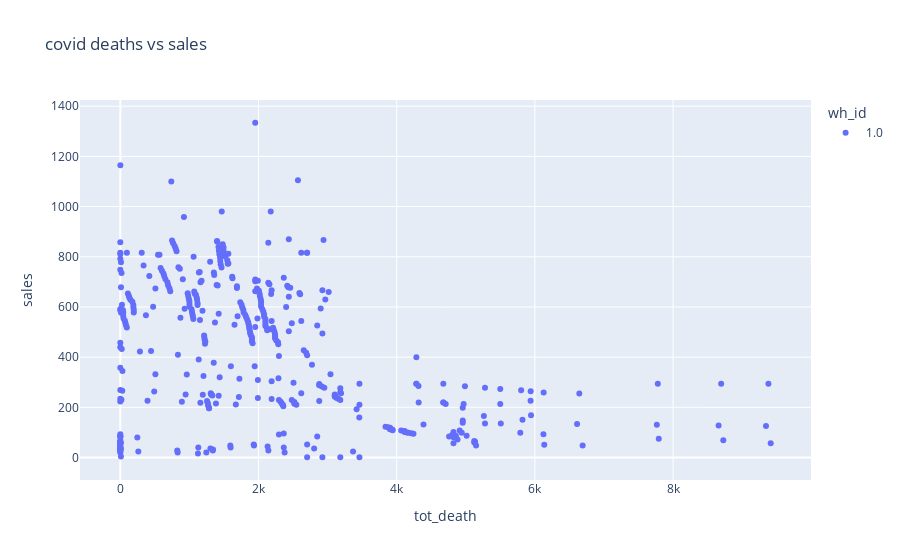

The code cell stored with this chart in its notebook:
### Code cell
px.scatter(cov[cov.wh_id==1], x="tot_death", y="sales",
                 title='covid deaths vs sales',color='wh_id')

### Figure 1 — Plotly figure (JSON) as saved in the notebook; plotly's stock layout.template omitted (floating-point values rounded to 4 significant figures; data arrays with more than 128 entries replaced by an {"elided": "..."} marker saying what was removed)
{"data": [{"hovertemplate": "wh_id=1.0<br>tot_death=%{x}<br>sales=%{y}<extra></extra>", "legendgroup": "1.0", "marker": {"color": "#636efa", "symbol": "circle"}, "mode": "markers", "name": "1.0", "orientation": "v", "showlegend": true, "type": "scatter", "x": {"elided": "420 int values"}, "xaxis": "x", "y": {"elided": "420 int values"}, "yaxis": "y"}], "layout": {"autosize": true, "legend": {"title": {"text": "wh_id"}, "tracegroupgap": 0}, "title": {"text": "covid deaths vs sales"}, "xaxis": {"anchor": "y", "autorange": true, "domain": [0, 1], "range": [-568.0, 9981.0], "title": {"text": "tot_death"}, "type": "linear"}, "yaxis": {"anchor": "x", "autorange": true, "domain": [0, 1], "range": [-109.0, 1444.0], "title": {"text": "sales"}, "type": "linear"}}}
